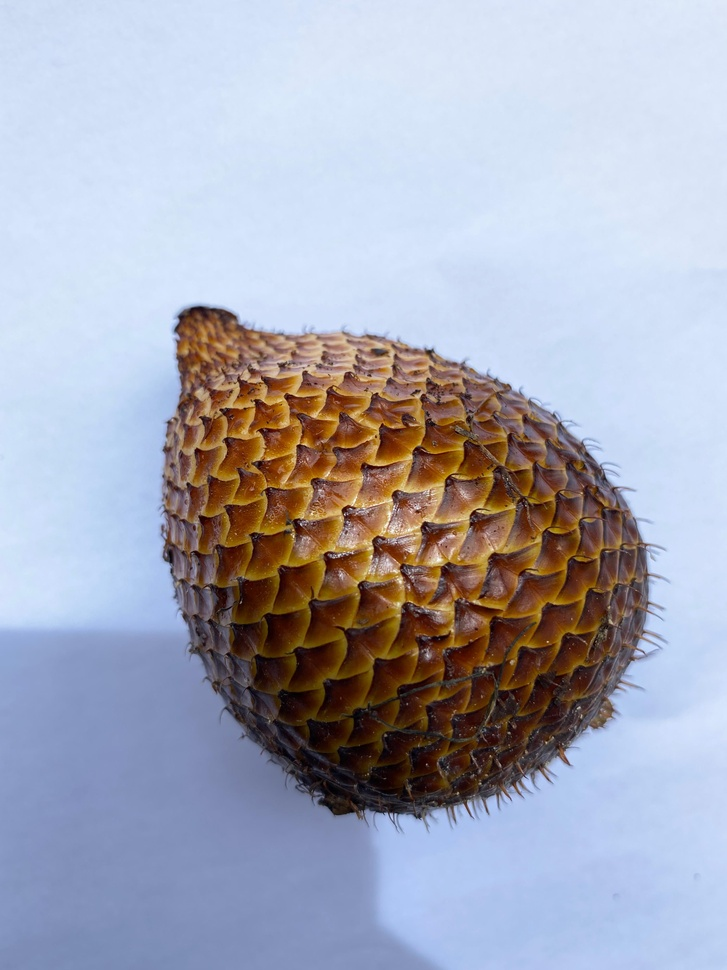
#> input picture media/IMG-20240524-WA0120.jpg, 727 x 970 px, shrunk from 3024 x 4032 before the run
$ python -i utils.py   (imports and definitions only)   (older library calls are emulated)
#> lines starting #> are read from the running program, lines starting #| are printed output that depends on the picture

import cv2
import os
import matplotlib.pyplot as plt
from PIL import Image
import numpy as np
from skimage.feature import graycomatrix, graycoprops
from skimage import io, img_as_ubyte,color, transform
import skimage

def compute_gradients(image):
    """
    Menghitung gradien menggunakan Sobel operator.

    Parameters:
    - image: Citra grayscale (2D numpy array).

    Returns:
    - grad_x: Gradien di arah x.
    - grad_y: Gradien di arah y.
    - magnitude: Magnitude dari gradien.
    """
    # Menghitung gradien di arah x dan y menggunakan Sobel
    grad_x = cv2.Sobel(image, cv2.CV_64F, 1, 0, ksize=5)
    grad_y = cv2.Sobel(image, cv2.CV_64F, 0, 1, ksize=5)

    # Menghitung magnitude dari gradien
    magnitude = np.sqrt(grad_x**2 + grad_y**2)
    magnitude = np.uint8(np.clip(magnitude, 0, 255))  # Mengonversi ke uint8

    return grad_x, grad_y, magnitude

def compute_laplacian(image):
    """
    Menghitung Laplacian dari citra.

    Parameters:
    - image: Citra grayscale (2D numpy array).

    Returns:
    - laplacian: Hasil Laplacian dari citra.
    """
    laplacian = cv2.Laplacian(image, cv2.CV_64F)
    laplacian = np.uint8(np.clip(laplacian, 0, 255))  # Mengonversi ke uint8
    return laplacian

def canny_with_gradients_and_laplacian(image_path, low_threshold, high_threshold):
    """
    Menggunakan Canny Edge Detection dengan fitur gradien dan Laplacian.

    Parameters:
    - image_path: Path ke citra yang akan diproses.
    - low_threshold: Ambang batas rendah untuk Canny.
    - high_threshold: Ambang batas tinggi untuk Canny.

    Returns:
    - edges: Citra hasil deteksi tepi.
    """
    # Membaca citra dan mengonversinya menjadi grayscale
    image = cv2.imread(image_path, cv2.IMREAD_GRAYSCALE)

    if image is None:
        raise ValueError("Gambar tidak ditemukan di path yang diberikan.")

    # Menghitung gradien
    grad_x, grad_y, magnitude = compute_gradients(image)

    # Menghitung Laplacian
    laplacian = compute_laplacian(image)

    # Menggabungkan magnitude gradien dan Laplacian
    combined = cv2.addWeighted(magnitude, 0.5, laplacian, 0.5, 0)

    # Menggunakan Canny untuk mendeteksi tepi
    edges = cv2.Canny(combined, low_threshold, high_threshold)

    return combined, edges

def image_hsv(image):
#> called with image = '../media/IMG-20240524-WA0120.jpg'
  img = io.imread(image)
#> img is the input picture: shape (970, 727, 3); mean R, G, B 166.9, 169.7, 184.5
  hsv = color.rgb2hsv(img)
#> hsv: shape (970, 727, 3) float64; mean of channels 0, 1, 2 0.504, 0.302, 0.785
  hue, saturation, value = hsv[:, :, 0], hsv[:, :, 1], hsv[:, :, 2]
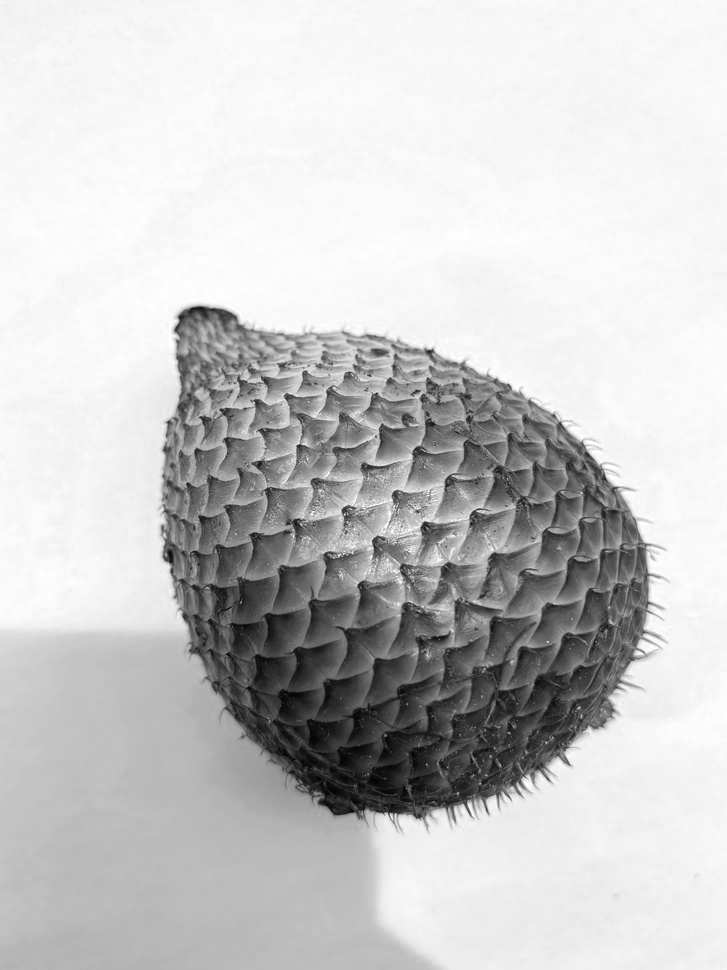
#> value: shape (970, 727) float64; min 0.00392, max 1, mean 0.785
  mean_hue = np.mean(hue)
#> mean_hue = 0.504
  mean_saturation = np.mean(saturation)
#> mean_saturation = 0.302
  mean_value = np.mean(value)
#> mean_value = 0.785

  return mean_hue,mean_saturation, mean_value


def ekstraksi_ciri(image_path):
      h, s, v = image_hsv(image_path)
#> h = 0.504; s = 0.302; v = 0.785
      h_mean, s_mean, v_mean = np.mean(h), np.mean(s), np.mean(v)
#> h_mean = 0.504; s_mean = 0.302; v_mean = 0.785
      h_std, s_std, v_std = np.std(h), np.std(s), np.std(v)
#> h_std = 0; s_std = 0; v_std = 0

      edges = canny_with_gradients_and_laplacian(image_path, 100, 200)[1]
#> in canny_with_gradients_and_laplacian, `image = cv2.imread(image_path, cv2.IMREAD_GRAYSCALE)`:
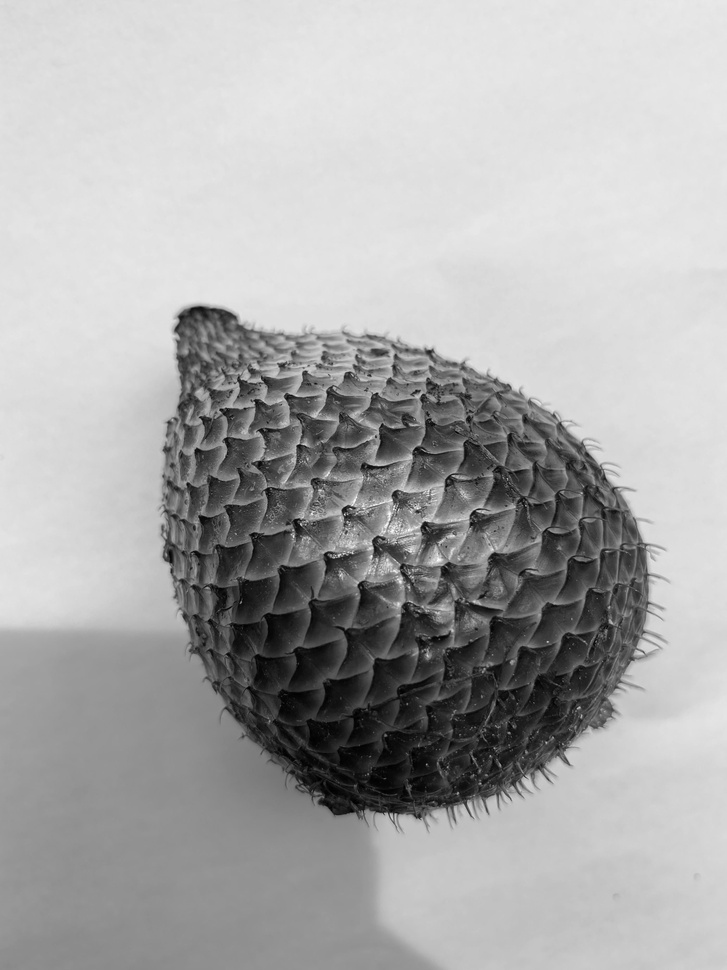
#> image: shape (970, 727); min 0, max 255, mean 170.6
#> in compute_gradients, `grad_y = cv2.Sobel(image, cv2.CV_64F, 0, 1, ksize=5)`:
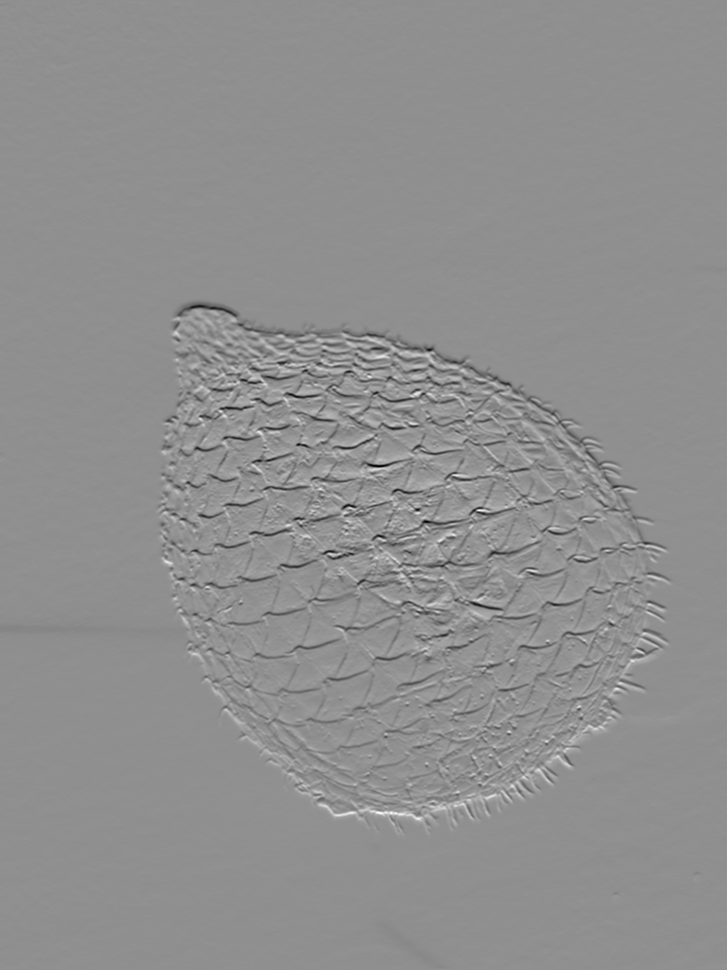
#> grad_y: shape (970, 727) float64; min -7854, max 6075, mean -7.9; drawn with min black and max white
#> in compute_gradients, `magnitude = np.uint8(np.clip(magnitude, 0, 255))`:
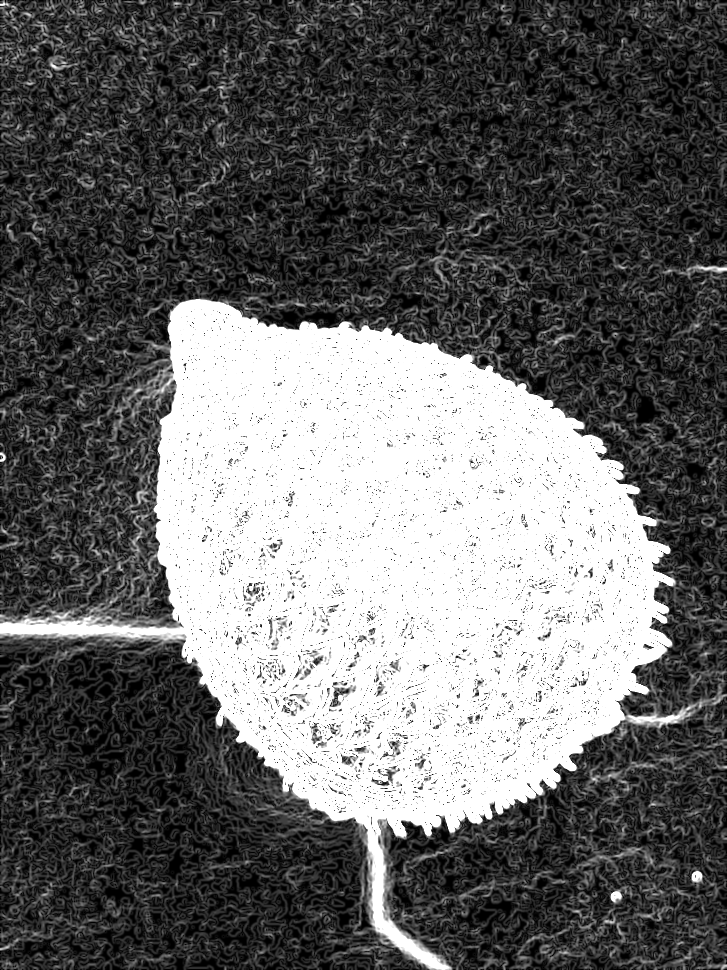
#> magnitude: shape (970, 727); min 0, max 255, mean 103.2
#> in canny_with_gradients_and_laplacian, `combined = cv2.addWeighted(magnitude, 0.5, laplacian, 0.5, 0)`:
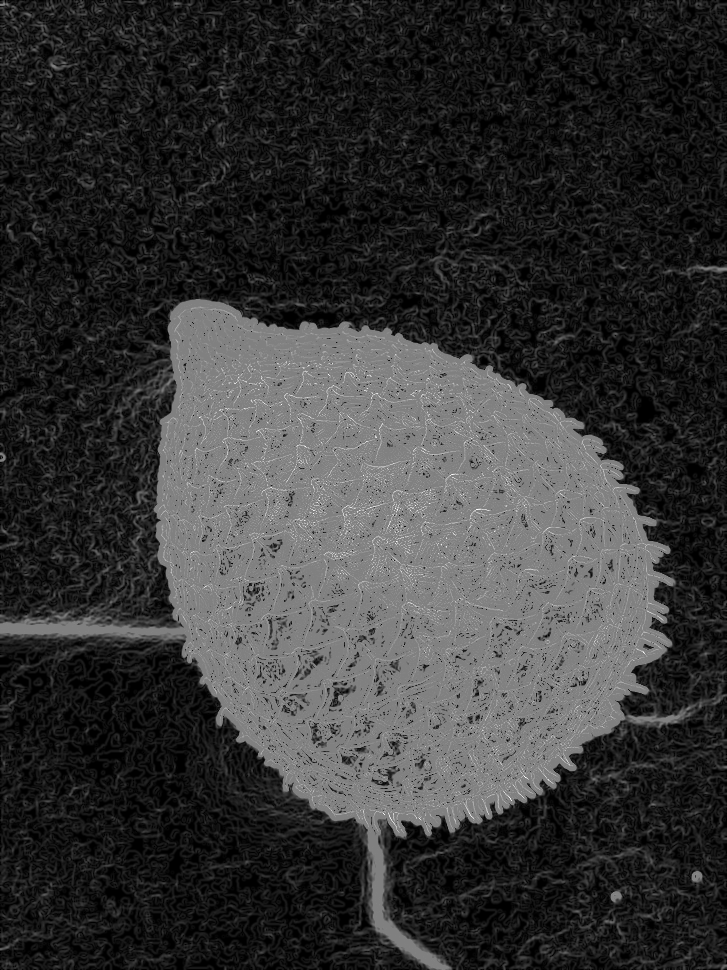
#> combined: shape (970, 727); min 0, max 255, mean 53.5
#> in canny_with_gradients_and_laplacian, `edges = cv2.Canny(combined, low_threshold, high_threshold)`:
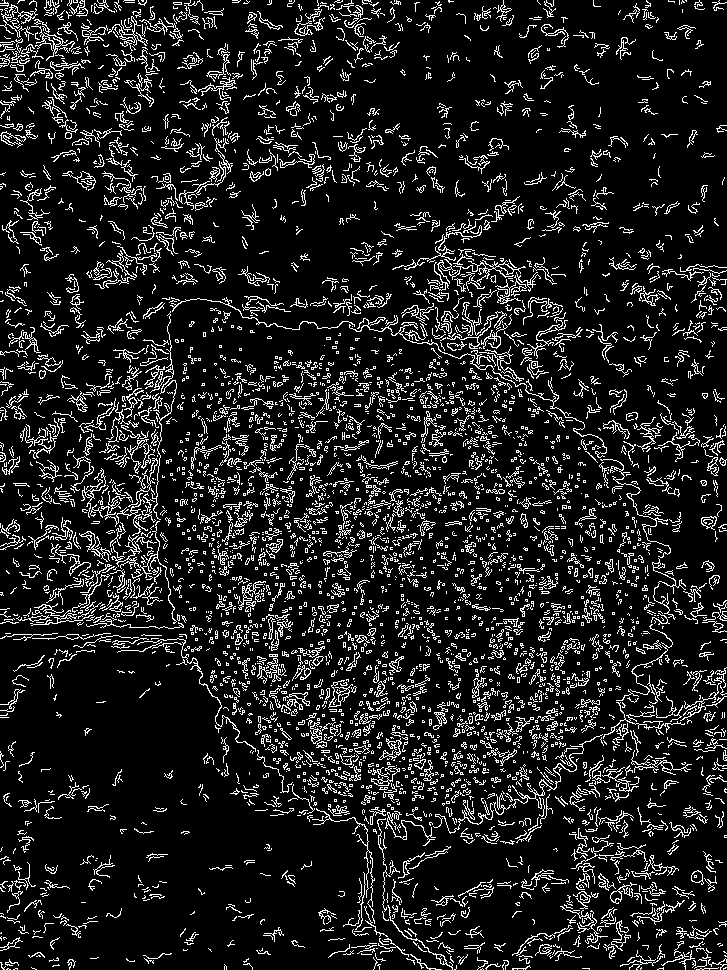
#> edges: shape (970, 727); 11.9% white in thin lines or dots

      edge_count = np.sum(edges > 0)  # Jumlah piksel tepi
#> edge_count = 83933

      # Gabungkan semua fitur menjadi satu vektor
      return [h_mean.round(2), s_mean.round(2), v_mean.round(2), edge_count]

>>> result = ekstraksi_ciri('../media/IMG-20240524-WA0120.jpg')
#> result = [0.5, 0.3, 0.79, 83933]
